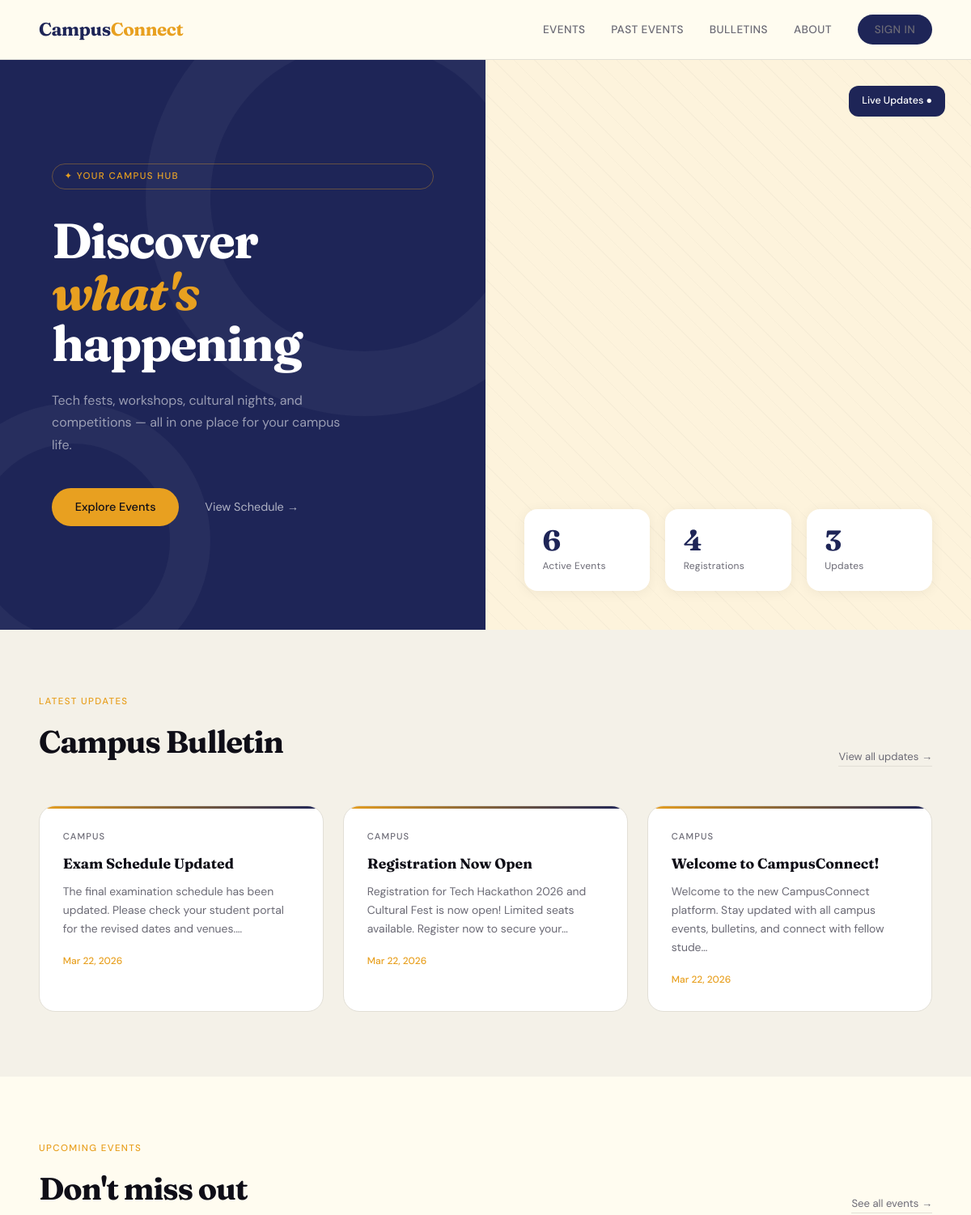
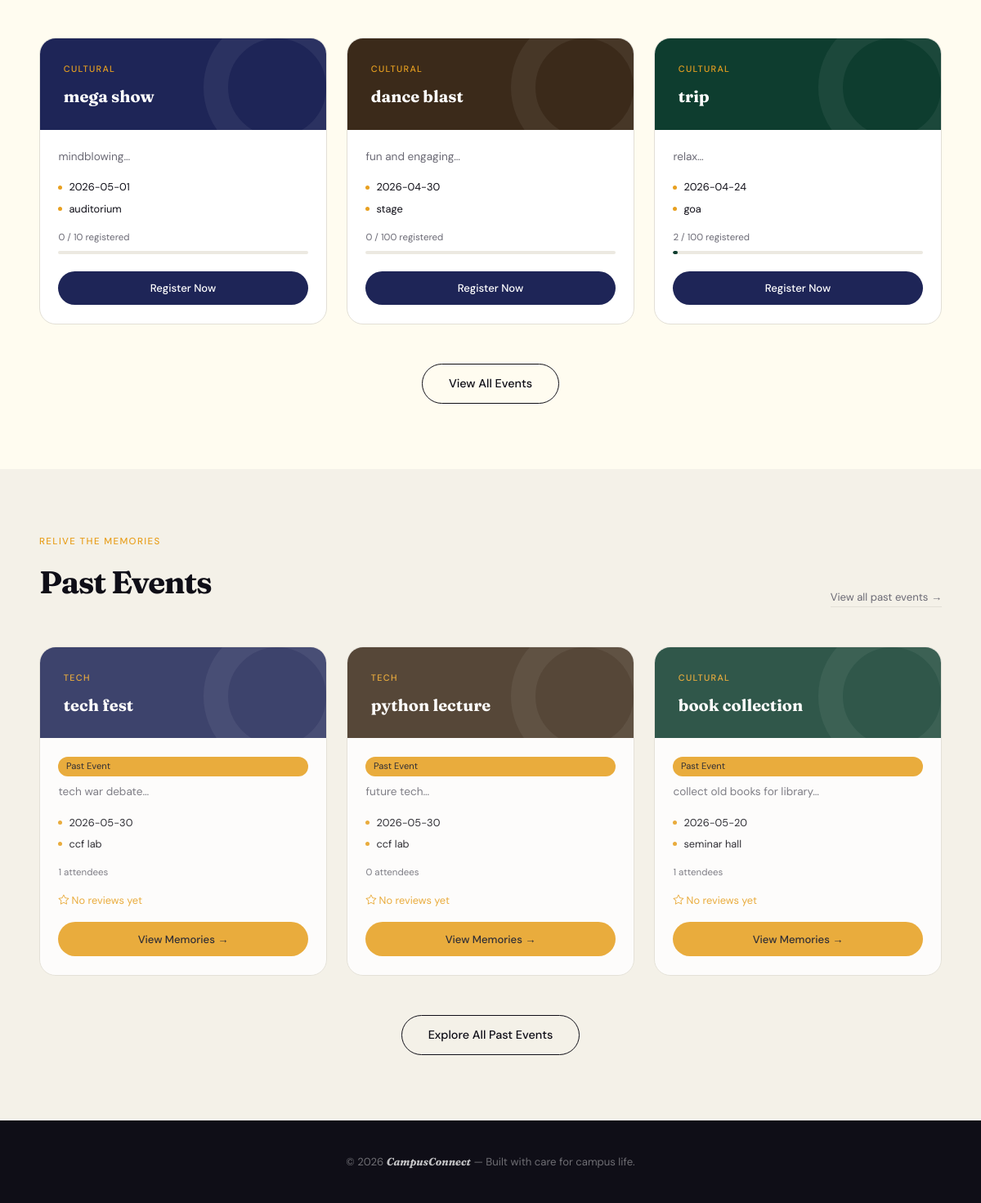
The page / on the database its author committed (2 pictures, top to bottom).
### tables this page shows
CREATE TABLE `bulletins` (
  `id` int(11) NOT NULL,
  `title` varchar(255) NOT NULL,
  `description` text NOT NULL,
  `category` varchar(50) DEFAULT 'general',
  `created_by` int(11) DEFAULT NULL,
  `created_at` timestamp NOT NULL DEFAULT current_timestamp()
);

CREATE TABLE `events` (
  `id` int(11) NOT NULL,
  `title` varchar(200) DEFAULT NULL,
  `description` text DEFAULT NULL,
  `category` enum('tech','cultural','sports','workshop','seminar') DEFAULT NULL,
  `event_date` date DEFAULT NULL,
  `venue` varchar(150) DEFAULT NULL,
  `capacity` int(11) DEFAULT 100,
  `organizer_id` int(11) DEFAULT NULL,
  `status` enum('pending','approved','rejected') DEFAULT 'pending',
  `created_at` timestamp NOT NULL DEFAULT current_timestamp(),
  `event_time` time DEFAULT NULL,
  `date` date DEFAULT NULL,
  `is_past` tinyint(1) DEFAULT 0,
  `images` text DEFAULT NULL
);

### functions.php (called while the page is built, shortened)
<?php
require_once 'config.php';
function isLoggedIn(){
    return isset($_SESSION['user_id']);
}
function getEvents($status = 'approved') {
    global $conn;
    $sql = "
        SELECT e.*, COUNT(r.id) AS registrations
        FROM events e
        LEFT JOIN registrations r ON e.id = r.event_id
        WHERE e.status=?
        GROUP BY e.id
        ORDER BY e.date ASC
    ";
    $stmt = $conn->prepare($sql);
    $stmt->bind_param("s", $status);
    $stmt->execute();
    return $stmt->get_result()->fetch_all(MYSQLI_ASSOC);
}
function getBulletins(){
    global $conn;
    $check = $conn->query("SHOW TABLES LIKE 'bulletins'");
    $stmt = $conn->prepare("SELECT * FROM bulletins ORDER BY created_at DESC");
    $stmt->execute();
    return $stmt->get_result()->fetch_all(MYSQLI_ASSOC);
}
?>

### index.php (the view, shortened to what this page needs)
<?php
require_once 'functions.php';
$events   = getEvents();
$bulletins = getBulletins();
$past_events = $conn->query("
    SELECT e.*,
           COUNT(DISTINCT r.id) as registrations,
           COALESCE(AVG(rv.rating), 0) as avg_rating
    FROM events e
    LEFT JOIN registrations r ON e.id = r.event_id
    LEFT JOIN reviews rv ON e.id = rv.event_id
    WHERE e.event_date < CURDATE() AND e.status = 'approved'
    GROUP BY e.id
    ORDER BY e.event_date DESC
    LIMIT 3
")->fetch_all(MYSQLI_ASSOC);
$event_colors = ['#1e2557', '#3b2a1a', '#0e3d2f', '#3d1a3a', '#1a2a3d'];
?>
<!DOCTYPE html>
<html lang="en">
<head>
<link href="https://cdn.jsdelivr.net/npm/bootstrap-icons/font/bootstrap-icons.css" rel="stylesheet">
</head>
<body>
<?php include 'Dashboard.php'; ?>
<nav>
  <a href="index.php" class="logo">Campus<span>Connect</span></a>
  <div class="nav-links">
    <a href="events.php">Events</a>
    <a href="previous_events.php">Past Events</a>
    <a href="bulletins.php">Bulletins</a>
    <a href="about.php">About</a>
   <?php if ($user): ?>
  <?php if ($user['role'] === 'student'): ?>
    <a href="student_profile.php" class="nav-btn">My Account</a>
  <?php endif; ?>
  <?php if ($user['role'] === 'organizer'): ?>
    <a href="organizer.php" class="nav-btn">Dashboard</a>
  <?php endif; ?>
  <?php if ($user['role'] === 'admin'): ?>
    <a href="admin.php" class="nav-btn">Dashboard</a>
  <?php endif; ?>
  <a href="logout.php" class="nav-btn" style="background: var(--amber); color: var(--ink);">Logout</a>
<?php else: ?>
  <a href="login.php" class="nav-btn">Sign In</a>
<?php endif; ?>
  </div>
</nav>
<div class="hero">
  <div class="hero-left">
    <div class="hero-tag">✦ Your Campus Hub</div>
    <h1>Discover<br><em>what's</em><br>happening</h1>
    <p class="hero-sub">Tech fests, workshops, cultural nights, and competitions — all in one place for your campus life.</p>
    <div class="hero-actions">
      <a href="events.php" class="btn-primary">Explore Events</a>
      <?php if ($user && ($user['role'] === 'admin' || $user['role'] === 'organizer')): ?>
        <a href="admin.php" class="btn-ghost">Manage Events →</a>
      <?php else: ?>
        <a href="events.php" class="btn-ghost">View Schedule →</a>
      <?php endif; ?>
    </div>
  </div>
  <div class="hero-right">
    <div class="feature-tag">Live Updates ●</div>
    <div class="stat-row">
      <div class="stat-box">
        <div class="stat-num"><?php echo count($events); ?></div>
        <div class="stat-label">Active Events</div>
      </div>
      <div class="stat-box">
        <?php $total_reg = array_sum(array_column($events, 'registrations')); ?>
        <div class="stat-num"><?php echo $total_reg >= 1000 ? round($total_reg/1000,1).'k' : $total_reg; ?></div>
        <div class="stat-label">Registrations</div>
      </div>
      <div class="stat-box">
        <div class="stat-num"><?php echo count($bulletins); ?></div>
        <div class="stat-label">Updates</div>
      </div>
    </div>
  </div>
</div>
<section class="bulletins-section">
  <div class="section-head">
    <div>
      <div class="section-label">Latest Updates</div>
      <div class="section-title">Campus Bulletin</div>
    </div>
    <a href="bulletins.php" class="view-all">View all updates →</a>
  </div>
  <div class="bulletin-grid">
    <?php if (empty($bulletins)): ?>
      <p class="no-items">No updates available at the moment.</p>
    <?php else: ?>
      <?php foreach ($bulletins as $b): ?>
      <div class="bulletin-card">
        <div class="b-cat">Campus</div>
        <div class="b-title"><?php echo htmlspecialchars($b['title']); ?></div>
        <div class="b-body"><?php echo substr(htmlspecialchars($b['description']), 0, 120); ?>…</div>
        <div class="b-date"><?php echo date('M d, Y', strtotime($b['created_at'])); ?></div>
      </div>
      <?php endforeach; ?>
    <?php endif; ?>
  </div>
</section>
<section>
  <div class="section-head">
    <div>
      <div class="section-label">Upcoming Events</div>
      <div class="section-title">Don't miss out</div>
    </div>
    <a href="events.php" class="view-all">See all events →</a>
  </div>
  <div class="event-grid">
    <?php if (empty($events)): ?>
      <p class="no-items">No events available right now. Check back soon!</p>
    <?php else: ?>
      <?php foreach (array_slice($events, 0, 3) as $i => $event):
        $pct = $event['capacity'] > 0 ? round(($event['registrations'] / $event['capacity']) * 100) : 0;
        $color = $event_colors[$i % count($event_colors)];
        $reg_url = ($user && $user['role'] === 'student')
          ? 'register.php?event_id=' . $event['id']
          : 'register.php';
      ?>
      <div class="event-card">
        <div class="event-card-top" style="background:<?php echo $color; ?>">
          <div class="event-cat"><?php echo strtoupper(htmlspecialchars($event['category'])); ?></div>
          <div class="event-title"><?php echo htmlspecialchars($event['title']); ?></div>
        </div>
        <div class="event-body">
          <p class="event-desc"><?php echo substr(htmlspecialchars($event['description']), 0, 100); ?>…</p>
          <div class="event-meta">
            <span><?php echo htmlspecialchars($event['event_date']); ?></span>
            <span><?php echo htmlspecialchars($event['venue']); ?></span>
          </div>
          <div class="capacity-label"><?php echo $event['registrations']; ?> / <?php echo $event['capacity']; ?> registered</div>
          <div class="progress-bar">
            <div class="progress-fill" style="width:<?php echo $pct; ?>%;background:<?php echo $color; ?>"></div>
          </div>
          <a href="<?php echo $reg_url; ?>" class="btn-reg">Register Now</a>
        </div>
      </div>
      <?php endforeach; ?>
    <?php endif; ?>
  </div>
  <div class="view-all-wrap">
    <a href="events.php" class="btn-outline">View All Events</a>
  </div>
</section>
<?php if (!empty($past_events)): ?>
<section style="background: var(--sand);">
  <div class="section-head">
    <div>
      <div class="section-label">Relive the Memories</div>
      <div class="section-title">Past Events</div>
    </div>
    <a href="previous_events.php" class="view-all">View all past events →</a>
  </div>
  <div class="event-grid">
    <?php foreach ($past_events as $i => $event):
      $color = $event_colors[$i % count($event_colors)];
      $avg_rating = round($event['avg_rating'], 1);
    ?>
      <div class="past-event-card">
        <div class="event-card-top" style="background:<?php echo $color; ?>">
          <div class="event-cat"><?php echo strtoupper(htmlspecialchars($event['category'])); ?></div>
          <div class="event-title"><?php echo htmlspecialchars($event['title']); ?></div>
        </div>
        <div class="event-body">
          <div class="past-badge">Past Event</div>
          <p class="event-desc"><?php echo substr(htmlspecialchars($event['description']), 0, 100); ?>…</p>
          <div class="event-meta">
            <span><?php echo htmlspecialchars($event['event_date']); ?></span>
            <span><?php echo htmlspecialchars($event['venue']); ?></span>
          </div>
          <div class="capacity-label"><?php echo $event['registrations']; ?> attendees</div>
          <?php if ($avg_rating > 0): ?>
            <div class="past-rating">
              <i class="bi bi-star-fill"></i> <?php echo $avg_rating; ?> / 5 (<?php echo $event['review_count'] ?? 0; ?> reviews)
            </div>
          <?php else: ?>
            <div class="past-rating">
              <i class="bi bi-star"></i> No reviews yet
            </div>
          <?php endif; ?>
          <a href="previous_events.php" class="btn-reg" style="background: var(--amber); color: var(--ink); margin-top: 1rem;">View Memories →</a>
        </div>
      </div>
    <?php endforeach; ?>
  </div>
  <div class="view-all-wrap">
    <a href="previous_events.php" class="btn-outline">Explore All Past Events</a>
  </div>
</section>
<?php endif; ?>
<footer>
  <p>&copy; 2026 <strong>CampusConnect</strong> — Built with care for campus life.</p>
</footer>
</body>
</html>

### Dashboard.php (style rules this page uses)
:root { --cream: #fffcf0; --ink: #0f0e17; --indigo: #1e2557; --indigo-mid: #2d3a8c; --amber: #e8a020; --muted: #6b6a75; --border: #e2dfd6; --sand: #f4f1e8; }

### rows shown on the page
bulletins: title "Exam Schedule Updated", description "The final examination schedule has been updated. Please check your student portal for the revised dates and venues.", created_at "Mar 22, 2026"
bulletins: title "Registration Now Open", description "Registration for Tech Hackathon 2026 and Cultural Fest is now open! Limited seats available. Register now to secure your", created_at "Mar 22, 2026"
bulletins: title "Welcome to CampusConnect!", description "Welcome to the new CampusConnect platform. Stay updated with all campus events, bulletins, and connect with fellow stude", created_at "Mar 22, 2026"
events: category "CULTURAL", title "mega show", description "mindblowing", event_date "2026-05-01", venue "auditorium", registrations "0", capacity "10"
events: category "CULTURAL", title "dance blast", description "fun and engaging", event_date "2026-04-30", venue "stage", registrations "0", capacity "100"
events: category "CULTURAL", title "trip", description "relax", event_date "2026-04-24", venue "goa", registrations "2", capacity "100"
events: category "TECH", title "tech fest", description "tech war debate", event_date "2026-05-30", venue "ccf lab", registrations "1"
events: category "TECH", title "python lecture", description "future tech", event_date "2026-05-30", venue "ccf lab", registrations "0"
events: category "CULTURAL", title "book collection", description "collect old books for library", event_date "2026-05-20", venue "seminar hall", registrations "1"

### other values the page prints
count($events) "6"
$total_reg "4"
count($bulletins) "3"
